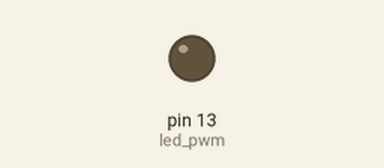
Simulated run of this sketch. Board: Arduino Uno, built with avr-gcc and run on an emulated ATmega328P. Shown: output pins drawn as LEDs (lit = HIGH).

Above: at 0.3 s.
At 4.6 s:
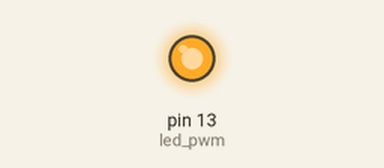
Timing chart, 0 to 7.0 s (numbered marks = the images above):
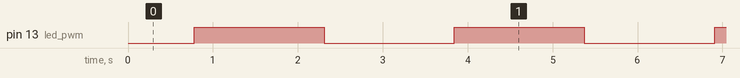

The sketch:

sketch_sep21b.ino
```cpp
const int led_pwm =13;
unsigned long l3,l4;
unsigned long interval2 = 30;
int fDir=0;
int fade=0;
void setup() {
  // put your setup code here, to run once:

  l3=0;
}

void loop() {
  // put your main code here, to run repeatedly:
  l4=millis();

  if(l4-l3 >= interval2){
    l3=l4;

    if(!fDir){
      fade+=5;
      if(fade>=255){
        fade=255; fDir=1; }
    }else{
      fade-=5;
      if(fade<=0){
        fade=0; fDir=0;}
      }
      analogWrite(led_pwm, fade);
  }

}
```

Measured:
- by itself, pin 13 (led_pwm): alternates HIGH for 1.5 s and LOW for 1.5 s
- by itself, everything shown: repeats every 27.6 s, in 18 steps
